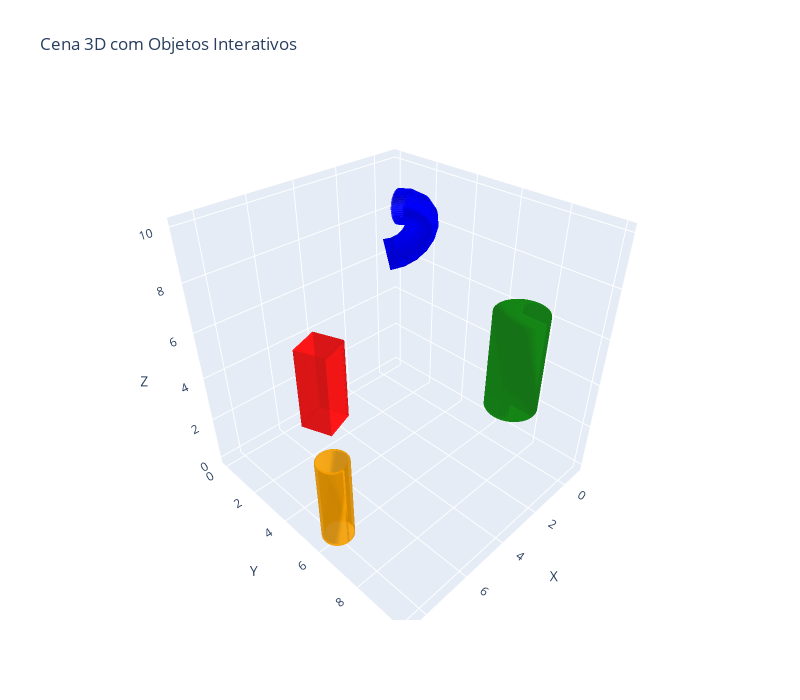

Notebook code for this chart:
### Markdown cell above
---

## 2) Componha uma cena com todos os sólidos no sistema de coordenadas do mundo:

  a. Use **transformações de escala, rotação e translação** para evitar interseções entre os objetos.

  b. O **maior valor permitido** em qualquer componente de vértice é `10`.  
     Aplique escalas para respeitar esse limite.

  c. Mostre todos os sólidos em uma **visualização 3D**.

---

### Code cell
# 1. Modele e transforme individualmente
from utils import normalizar_cena, plotar_malhas_3d_multiplos, plotar_malhas_interativas

cano_reto.aplicar_translacao([0, 0, 0])
cano_reto.aplicar_rotacao('z', 90)
cano_reto.aplicar_translacao([8, 6, 0])

cano_curvado.aplicar_translacao([1, 0, 7])
cano_curvado.aplicar_escala(sx=1.5,sy=1.5, sz=1.5)
cano_curvado.aplicar_rotacao('z', 60)

cilindro.aplicar_escala(sx=0.5,sy=0.5, sz=0.5)
cilindro.aplicar_rotacao('z', 90)
cilindro.aplicar_translacao([1, 8, 3])

paralelepipedo.aplicar_escala(sx=1, sy=1, sz=0.5)
paralelepipedo.aplicar_rotacao('z', 20)
paralelepipedo.aplicar_translacao([4, 0, 0])


reta.aplicar_escala(sx=1.5,sy=1.5, sz=1.5)
reta.aplicar_translacao([7, 6, 9 ])

cano_reto.vertices = normalizar_cena(cano_reto.vertices)
cano_curvado.vertices = normalizar_cena(cano_curvado.vertices)
cilindro.vertices = normalizar_cena(cilindro.vertices)
paralelepipedo.vertices = normalizar_cena(paralelepipedo.vertices)
reta.vertices = normalizar_cena(reta.vertices)


# 2. Atribuir faces
cano_reto.atribuir_faces()
cano_curvado.atribuir_faces()
cilindro.atribuir_faces()
paralelepipedo.atribuir_faces()
reta.atribuir_faces()

# 3. Unir todos os vértices e faces
vertices_total = (
    cano_reto.vertices +
    cano_curvado.vertices +
    cilindro.vertices +
    paralelepipedo.vertices +
    reta.vertices
)

faces_total = (
    cano_reto.faces +
    cano_curvado.faces +
    cilindro.faces +
    paralelepipedo.faces +
    reta.faces
)

objetos = [
    (cano_reto.vertices, cano_reto.faces, "orange", "Cano Reto"),
    (cano_curvado.vertices, cano_curvado.faces, "blue", "Cano Curvado"),
    (cilindro.vertices, cilindro.faces, "green", "Cilindro"),
    (paralelepipedo.vertices, paralelepipedo.faces, "red", "Paralelepípedo"),
    (reta.vertices, reta.faces, "brown", "Reta")
]

plotar_malhas_interativas(objetos, titulo="Cena 3D com Objetos Interativos")

plotar_malhas_3d_multiplos(objetos, titulo="Cena 3D com Objetos Coloridos")

### Figure 1 — Plotly figure (JSON) as saved in the notebook; plotly's stock layout.template omitted (floating-point values rounded to 4 significant figures; data arrays with more than 128 entries replaced by an {"elided": "..."} marker saying what was removed)
{"data": [{"color": "orange", "hoverinfo": "skip", "i": {"elided": "320 int values"}, "j": {"elided": "320 int values"}, "k": {"elided": "320 int values"}, "name": "Cano Reto", "opacity": 0.7, "type": "mesh3d", "x": {"elided": "160 float values"}, "y": {"elided": "160 float values"}, "z": {"elided": "160 float values"}}, {"color": "blue", "hoverinfo": "skip", "i": {"elided": "3600 int values"}, "j": {"elided": "3600 int values"}, "k": {"elided": "3600 int values"}, "name": "Cano Curvado", "opacity": 0.7, "type": "mesh3d", "x": {"elided": "1000 float values"}, "y": {"elided": "1000 float values"}, "z": {"elided": "1000 float values"}}, {"color": "green", "hoverinfo": "skip", "i": {"elided": "256 int values"}, "j": {"elided": "256 int values"}, "k": {"elided": "256 int values"}, "name": "Cilindro", "opacity": 0.7, "type": "mesh3d", "x": {"elided": "130 float values"}, "y": {"elided": "130 float values"}, "z": {"elided": "130 float values"}}, {"color": "red", "hoverinfo": "skip", "i": {"elided": "2700 int values"}, "j": {"elided": "2700 int values"}, "k": {"elided": "2700 int values"}, "name": "Paralelepípedo", "opacity": 0.7, "type": "mesh3d", "x": {"elided": "4096 float values"}, "y": {"elided": "4096 float values"}, "z": {"elided": "4096 float values"}}, {"color": "brown", "hoverinfo": "skip", "i": [0], "j": [1], "k": [1], "name": "Reta", "opacity": 0.7, "type": "mesh3d", "x": [5.833, 5.833], "y": [5.0, 10.0], "z": [7.5, 7.5]}], "layout": {"height": 700, "scene": {"aspectmode": "data", "xaxis": {"title": {"text": "X"}}, "yaxis": {"title": {"text": "Y"}}, "zaxis": {"title": {"text": "Z"}}}, "showlegend": true, "title": {"text": "Cena 3D com Objetos Interativos"}, "width": 800}}
